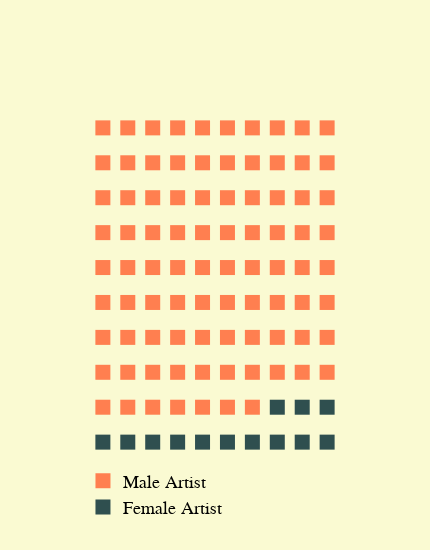

This figure's notebook cell:
### Code cell
Xlim = 10
Ylim = 5
Xpos = 0
Ypos = 12 ##change to zero for upwards
series = []
males = 1982
females = 288
total_squares = 10*10
percents = {'Male Artist' : '87%', 'Female Artist' : '13%'}
male_s = round(males/(males+females)*total_squares)
female_s = total_squares - male_s

ds = pd.Series({'Male Artist' : male_s, 'Female Artist' : female_s})
males = ds['Male Artist']
colors = {'Male Artist' : 'Coral', 'Female Artist' : 'DarkSlateGray'}
title = ""
for name, count in ds.iteritems():
    x = []
    y = []
    for j in range(0, count):
        if Xpos == Xlim:
            Xpos = 0
            Ypos -= 1 ##change to positive for upwards
        x.append(Xpos)
        y.append(Ypos)
        Xpos += 1
    series.append(go.Scatter(x=x, y=y, mode='markers', marker={'symbol': 'square', 'size': 15, 'color':colors[name] }, name=f'{name}')) # ({percents[name]})'))


fig = go.Figure(dict(data=series, layout=go.Layout(
    title={'text': title, 'x': 0.5, 'xanchor': 'center'},
    paper_bgcolor='LightGoldenRodYellow',
    plot_bgcolor='LightGoldenRodYellow',
    xaxis=dict(showgrid=False,zeroline= False, showline=False, visible=False, showticklabels=False),
    yaxis=dict(showgrid=False,zeroline= False, showline=False, visible=False, showticklabels=False),
    font= {'color': 'Black', 'family':font_used,'size':18},
    legend=dict(x=0.011, y=-.15),
    width = 430, height = 550,
    margin= {'t':100}
)))
fig.show()
fig.write_image("../../Google Drive/MoMA_extracts/painting_square_by_gender.pdf")

### Figure 1 — Plotly figure (JSON) as saved in the notebook; plotly's stock layout.template omitted (floating-point values rounded to 4 significant figures)
{"data": [{"marker": {"color": "Coral", "size": 15, "symbol": "square"}, "mode": "markers", "name": "Male Artist", "type": "scatter", "x": [0, 1, 2, 3, 4, 5, 6, 7, 8, 9, 0, 1, 2, 3, 4, 5, 6, 7, 8, 9, 0, 1, 2, 3, 4, 5, 6, 7, 8, 9, 0, 1, 2, 3, 4, 5, 6, 7, 8, 9, 0, 1, 2, 3, 4, 5, 6, 7, 8, 9, 0, 1, 2, 3, 4, 5, 6, 7, 8, 9, 0, 1, 2, 3, 4, 5, 6, 7, 8, 9, 0, 1, 2, 3, 4, 5, 6, 7, 8, 9, 0, 1, 2, 3, 4, 5, 6], "y": [12, 12, 12, 12, 12, 12, 12, 12, 12, 12, 11, 11, 11, 11, 11, 11, 11, 11, 11, 11, 10, 10, 10, 10, 10, 10, 10, 10, 10, 10, 9, 9, 9, 9, 9, 9, 9, 9, 9, 9, 8, 8, 8, 8, 8, 8, 8, 8, 8, 8, 7, 7, 7, 7, 7, 7, 7, 7, 7, 7, 6, 6, 6, 6, 6, 6, 6, 6, 6, 6, 5, 5, 5, 5, 5, 5, 5, 5, 5, 5, 4, 4, 4, 4, 4, 4, 4]}, {"marker": {"color": "DarkSlateGray", "size": 15, "symbol": "square"}, "mode": "markers", "name": "Female Artist", "type": "scatter", "x": [7, 8, 9, 0, 1, 2, 3, 4, 5, 6, 7, 8, 9], "y": [4, 4, 4, 3, 3, 3, 3, 3, 3, 3, 3, 3, 3]}], "layout": {"font": {"color": "Black", "family": "Gill Sans", "size": 18}, "height": 550, "legend": {"x": 0.011, "y": -0.15}, "margin": {"t": 100}, "paper_bgcolor": "LightGoldenRodYellow", "plot_bgcolor": "LightGoldenRodYellow", "title": {"text": "", "x": 0.5, "xanchor": "center"}, "width": 430, "xaxis": {"showgrid": false, "showline": false, "showticklabels": false, "visible": false, "zeroline": false}, "yaxis": {"showgrid": false, "showline": false, "showticklabels": false, "visible": false, "zeroline": false}}}
